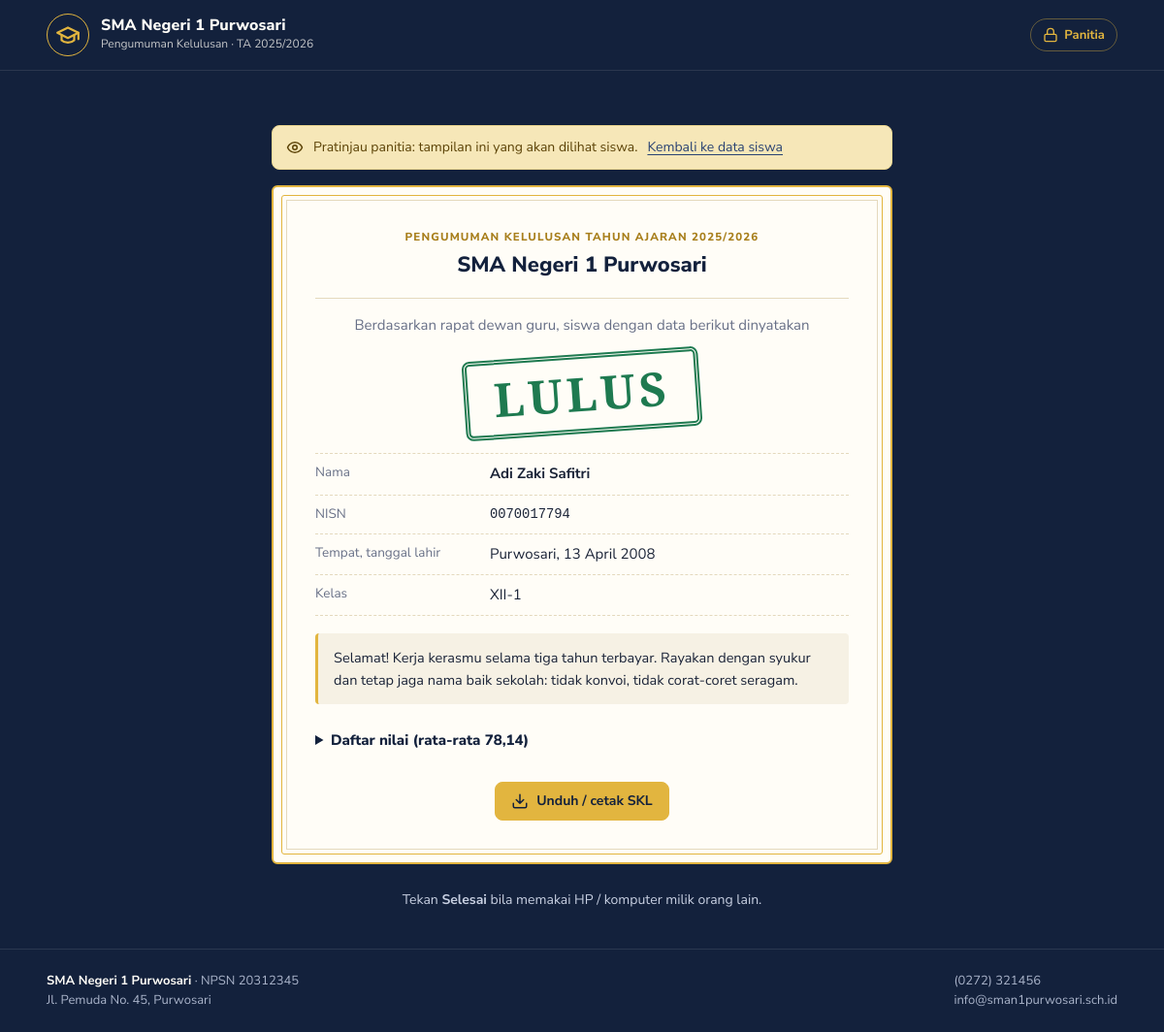
Screenshot of /index.php?page=hasil&pratinjau=1 (signed in) with the database file from the repository.
### tables this page shows
CREATE TABLE siswa (
  id INT AUTO_INCREMENT PRIMARY KEY,
  nisn VARCHAR(20) NOT NULL UNIQUE,
  nis VARCHAR(20) NOT NULL DEFAULT '',
  nama VARCHAR(120) NOT NULL,
  jk ENUM('L','P') NOT NULL DEFAULT 'L',
  kelas VARCHAR(30) NOT NULL,
  tempat_lahir VARCHAR(60) NOT NULL DEFAULT '',
  tgl_lahir DATE NOT NULL,
  nama_ortu VARCHAR(120) NOT NULL DEFAULT '',
  status ENUM('lulus','tidak_lulus','ditunda') NOT NULL DEFAULT 'lulus',
  catatan VARCHAR(255) NOT NULL DEFAULT '',
  no_urut INT NULL,                  
  token CHAR(16) NOT NULL UNIQUE,    
  dilihat_at DATETIME NULL,          
  dilihat_kali INT NOT NULL DEFAULT 0,
  updated_at DATETIME NOT NULL DEFAULT CURRENT_TIMESTAMP ON UPDATE CURRENT_TIMESTAMP,
  INDEX (kelas, nama)
);

### index.php (called while the page is built, shortened)
<?php
require __DIR__ . '/includes/bootstrap.php';
$routes = [
    'beranda'      => 'pages/beranda.php',
    'hasil'        => 'pages/hasil.php',
    'skl.saya'     => 'pages/skl.php',
    'verifikasi'   => 'pages/verifikasi.php',
    'waktu'        => 'pages/waktu.php',
    'keluar.siswa' => 'pages/keluar_siswa.php',
    'login'        => 'pages/login.php',
    'logout'       => 'pages/logout.php',
    'dashboard'    => 'pages/dashboard.php',
    'siswa'        => 'pages/siswa/index.php',
    'siswa.form'   => 'pages/siswa/form.php',
    'siswa.aksi'   => 'pages/siswa/aksi.php',
    'siswa.impor'  => 'pages/siswa/impor.php',
    'skl'          => 'pages/skl.php',
    'mapel'        => 'pages/mapel.php',
    'log'          => 'pages/log.php',
    'pengaturan'   => 'pages/pengaturan.php',
    'pengguna'     => 'pages/pengguna.php',
    'profil'       => 'pages/profil.php',
];
$page = $_GET['page'] ?? 'beranda';
require __DIR__ . '/' . $routes[$page];

### pages/hasil.php (the view, shortened to what this page needs)
<?php
$pratinjau = user() && isset($_GET['pratinjau']);
$id = $pratinjau ? (int) $_GET['pratinjau'] : (int) ($_SESSION['siswa_id'] ?? 0);
$s = q('SELECT * FROM siswa WHERE id = ?', [$id])->fetch();
$lulus = $s['status'] === 'lulus';
$nilai = nilai_siswa($id);
$tampilNilai = setelan('tampil_nilai') === '1' && $nilai;
require __DIR__ . '/../includes/pub_header.php';
$pesan = ['lulus' => $_s['pesan_lulus'], 'tidak_lulus' => $_s['pesan_tidak_lulus'], 'ditunda' => $_s['pesan_ditunda']][$s['status']];
?>
<main class="panggung hasil-hal">
  <?php if ($lulus): ?>
    <div class="konfeti" aria-hidden="true"><?php for ($i = 0; $i < 36; $i++): ?><i style="--x:<?= ($i * 37) % 100 ?>%;--d:<?= ($i * 13) % 9 / 10 ?>s;--r:<?= ($i * 47) % 360 ?>deg" class="k<?= $i % 4 ?>"></i><?php endfor; ?></div>
  <?php endif; ?>
  <?php if ($pratinjau): ?><p class="pesan info lebar"><?= icon('mata') ?>Pratinjau panitia: tampilan ini yang akan dilihat siswa. <a href="<?= url('siswa.form', ['id' => $id]) ?>">Kembali ke data siswa</a></p><?php endif; ?>
  <article class="sertifikat status-<?= e($s['status']) ?>">
    <div class="bingkai">
      <header class="sert-kepala">
        <p class="kecil">Pengumuman Kelulusan Tahun Ajaran <?= e($_s['tahun_ajaran']) ?></p>
        <h2><?= e($_s['nama_sekolah']) ?></h2>
      </header>
      <p class="sert-pembuka">Berdasarkan rapat dewan guru, siswa dengan data berikut dinyatakan</p>
      <div class="cap"><span><?= e(STATUS[$s['status']][0]) ?></span></div>
      <dl class="data-siswa">
        <div><dt>Nama</dt><dd><b><?= e($s['nama']) ?></b></dd></div>
        <div><dt>NISN</dt><dd class="mono"><?= e($s['nisn']) ?></dd></div>
        <div><dt>Tempat, tanggal lahir</dt><dd><?= e($s['tempat_lahir']) ?>, <?= e(tgl($s['tgl_lahir'])) ?></dd></div>
        <div><dt>Kelas</dt><dd><?= e($s['kelas']) ?></dd></div>
      </dl>
      <?php if ($pesan): ?><p class="sert-pesan"><?= e($pesan) ?></p><?php endif; ?>
      <?php if ($tampilNilai): ?>
        <details class="nilai-buka" <?= $lulus ? '' : 'open' ?>>
          <summary>Daftar nilai (rata-rata <?= angka(rata($nilai)) ?>)</summary>
        </details>
      <?php endif; ?>
      <div class="aksi-hasil">
        <?php if ($lulus && $_s['unduh_skl'] === '1'): ?>
          <a class="btn emas" href="<?= url($pratinjau ? 'skl' : 'skl.saya', $pratinjau ? ['id' => $id] : []) ?>" target="_blank"><?= icon('unduh') ?>Unduh / cetak SKL</a>
        <?php endif; ?>
      </div>
    </div>
  </article>
  <p class="bantuan">Tekan <b>Selesai</b> bila memakai HP / komputer milik orang lain.</p>
</main>
<?php require __DIR__ . '/../includes/pub_footer.php'; ?>

### assets/css/style.css (style rules this page uses)
:root { --navy: #13213c; --navy2: #1d3157; --navy3: #2a4373; --emas: #e2b53f; --emas-tua: #a87f1c; --emas-muda: #f6e7b8; --gading: #f6f1e4; --kertas: #fffdf7; --garis: #e4d9bd; --tinta: #1b2438; --muted: #687087; --hijau: #1e7a50; --hijau-muda: #dff1e6; --merah: #b0353a; --merah-muda: #f8e1df; --kuning: #9a6a0c; --kuning-muda: #fbefcf; --abu-muda: #eceef2; --r: 10px; --serif: 'Bodoni Moda', Georgia, serif; --sans: 'Nunito Sans', system-ui, -apple-system, 'Segoe UI', sans-serif; }
* { box-sizing: border-box; }
html { -webkit-text-size-adjust: 100%; }
body { margin: 0; font: 15px/1.55 var(--sans); color: var(--tinta); background: var(--gading); overflow-x: hidden; }
a { color: var(--navy3); text-underline-offset: 3px; }
h1, h2, h3 { margin: 0; line-height: 1.2; }
.kecil { font-size: 13px; }
.mono { font-family: ui-monospace, 'SFMono-Regular', Menlo, Consolas, monospace; font-size: .92em; }
.btn { display: inline-flex; align-items: center; justify-content: center; gap: 8px; min-height: 40px; padding: 8px 16px; border-radius: 8px; border: 1.5px solid var(--navy); background: var(--kertas); color: var(--navy); font: 700 14px var(--sans); text-decoration: none; cursor: pointer; }
.btn.emas { background: var(--emas); border-color: var(--emas); color: var(--navy); }
.pesan { display: flex; gap: 10px; align-items: flex-start; padding: 11px 14px; border-radius: 8px; margin: 0 0 16px; font-size: 14px; border: 1px solid; }
.pesan.info { background: var(--emas-muda); border-color: #ecd791; color: #5c4307; }
body.publik { background: var(--navy); color: var(--kertas); display: flex; flex-direction: column; min-height: 100vh; }
.panggung { flex: 1; position: relative; padding: 0 16px 40px; isolation: isolate; }
.kartu-cek, .sertifikat { max-width: 520px; margin: 0 auto; background: var(--kertas); color: var(--tinta); border-radius: 6px; padding: 8px; border: 2px solid var(--emas); }
.bingkai { border: 1px solid var(--emas); border-radius: 3px; padding: clamp(20px, 5vw, 34px); outline: 1px solid var(--garis); outline-offset: -6px; }
.kartu-cek h2, .sertifikat h2 { font: 600 clamp(20px, 4.4vw, 26px)/1.2 var(--serif); color: var(--navy); text-align: center; margin-bottom: 6px; }
.bantuan { text-align: center; color: #c8d0e2; font-size: 14px; margin: 26px 0 0; }
.hasil-hal { padding-top: clamp(24px, 6vw, 56px); }
.pesan.lebar { max-width: 640px; margin: 0 auto 16px; }
.sertifikat { max-width: 640px; }
.sert-kepala { text-align: center; border-bottom: 1px solid var(--garis); padding-bottom: 14px; margin-bottom: 16px; }
.sert-kepala .kecil { margin: 0 0 6px; color: var(--emas-tua); font-weight: 800; letter-spacing: .1em; text-transform: uppercase; font-size: 11.5px; }
.sert-kepala h2 { font: 800 clamp(18px, 4vw, 22px)/1.25 var(--sans); }
.sert-pembuka { text-align: center; color: var(--muted); margin: 0; }
.cap { display: flex; justify-content: center; margin: 18px 0 20px; }
.cap span { display: inline-block; font: 700 clamp(30px, 8vw, 48px)/1 var(--serif); letter-spacing: .08em; padding: 12px 26px; border: 5px double currentColor; border-radius: 8px; transform: rotate(-4deg); }
.status-lulus .cap span { color: var(--hijau); }
.data-siswa { margin: 0; display: grid; gap: 0; border-top: 1px dashed var(--garis); }
.data-siswa div { display: grid; grid-template-columns: 170px 1fr; gap: 10px; padding: 9px 0; border-bottom: 1px dashed var(--garis); }
.data-siswa dt { color: var(--muted); font-size: 13.5px; }
.data-siswa dd { margin: 0; }
.sert-pesan { margin: 18px 0 0; padding: 14px 16px; background: var(--gading); border-left: 3px solid var(--emas); border-radius: 4px; font-size: 14.5px; }
.nilai-buka { margin-top: 18px; }
.nilai-buka summary { cursor: pointer; font-weight: 800; color: var(--navy); padding: 8px 0; }
.aksi-hasil { display: flex; gap: 10px; flex-wrap: wrap; justify-content: center; margin-top: 22px; }
.konfeti { position: fixed; inset: 0; pointer-events: none; overflow: hidden; z-index: 5; }

### rows the page displays
siswa: status "LULUS", nama "Adi Zaki Safitri", nisn "0070017794", tempat_lahir "Purwosari", tgl_lahir "13 April 2008", kelas "XII-1", status "Selamat! Kerja kerasmu selama tiga tahun terbayar. Rayakan dengan syukur dan tetap jaga nama baik sekolah: tidak konvoi, tidak corat-coret seragam."

### other values shown
$_s['nama_sekolah'] "SMA Negeri 1 Purwosari"
$_s['tahun_ajaran'] "2025/2026"
angka(rata($nilai)) "78,14"
$_s['npsn'] "20312345"
$_s['alamat'] "Jl. Pemuda No. 45, Purwosari"
$_s['telepon'] "(0272) 321456"
$_s['email'] "info@sman1purwosari.sch.id"
